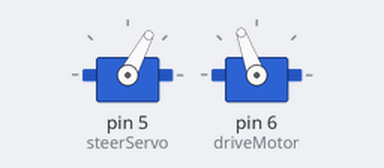
Recording of a sketch running on a simulated Arduino Mega 2560, built with avr-gcc and run on an emulated ATmega2560. Parts: 2 × servo.

Above: at 2.1 s.
At 3.1 s:
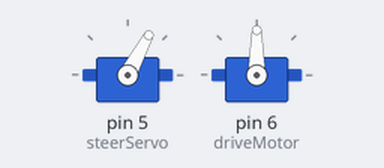
Timing chart, 0 to 4.6 s (numbered marks = the images above):
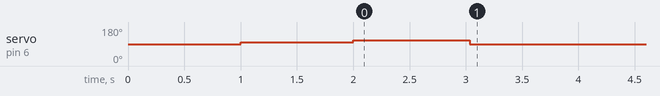

Measured:
- by itself, servo on pin 6 (driveMotor): 90° → 100° at 1.0 s, → 110° 1.0 s later, → 90° 1.0 s later

The sketch:

AIVD.ino
```cpp
//included libraries
#include <Servo.h>

//motors
Servo driveMotor;
Servo steerServo;

//sensors
int frontLeftTrig = A1;
int frontLeftEcho = A2;

int frontRightTrig = A3;
int frontRightEcho = A4;

int backLeftTrig = A5;
int backLeftEcho = A6;

int backRightTrig = A7;
int backRightEcho = A8;

int rightFrontTrig = A9;
int rightFrontEcho = A10;

int rightBackTrig = A11;
int rightBackEcho = A12;

//variables
  int potPin = A0;
  int potVal;
  int servoPos;
  double del;

void setup() {
  Serial.begin(9600);
  steerServo.attach(5);
  driveMotor.attach(6);
  pinMode(potPin, INPUT);

  forward(24, 0);
}

void loop() {

}

void forward(int distance, int steer){
  del = ((1/23.2) * distance) * 1000;
  servoPos = map(steer, -15, 15, 47, 77);
  steerServo.write(servoPos);
  delay(1000);
  driveMotor.write(100);
  delay(1000);
  driveMotor.write(110);
  delay(del);
  driveMotor.write(90);
}
```
